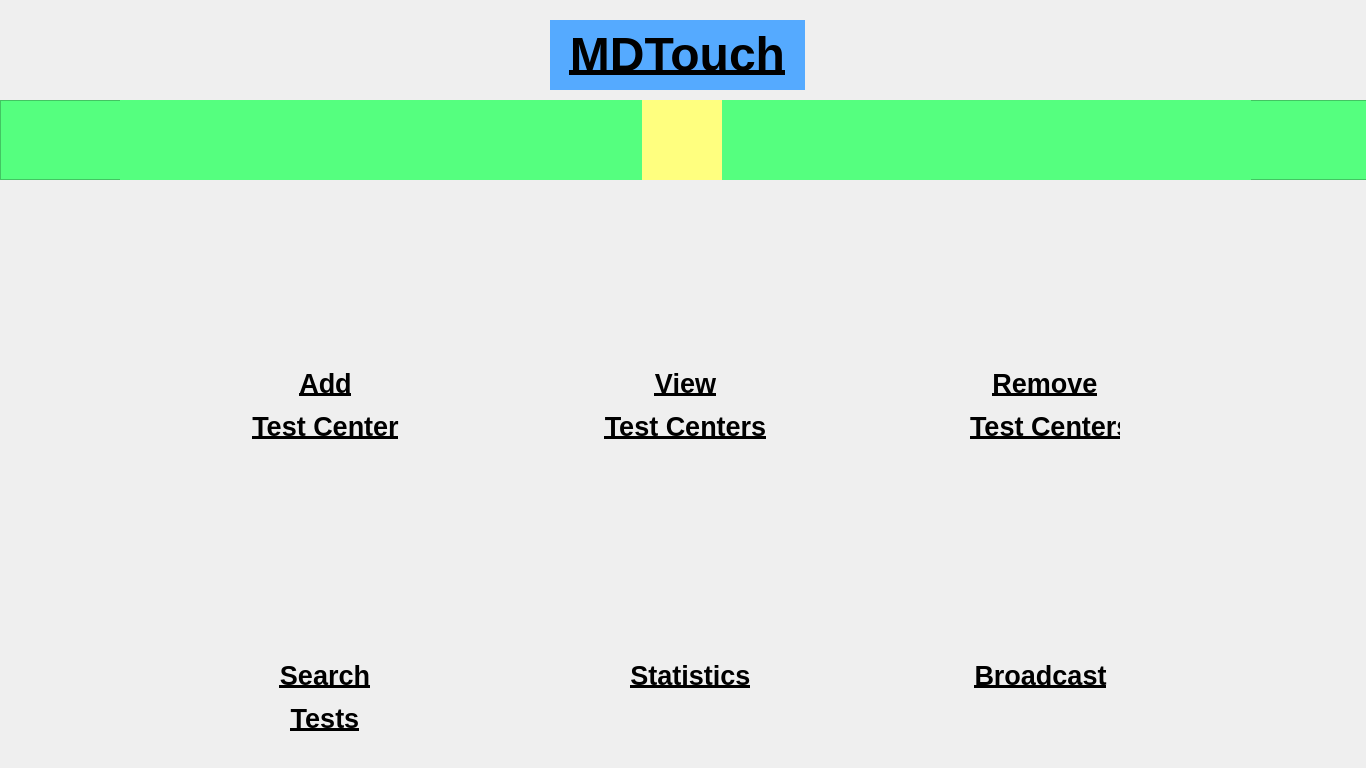
<?xml version="1.0" encoding="UTF-8"?>
<ui version="4.0">
 <class>TestCenter</class>
 <widget class="QMainWindow" name="TestCenter">
  <property name="geometry">
   <rect>
    <x>0</x>
    <y>0</y>
    <width>1366</width>
    <height>768</height>
   </rect>
  </property>
  <property name="windowTitle">
   <string>MainWindow</string>
  </property>
  <widget class="QWidget" name="centralwidget">
   <widget class="QPushButton" name="logout">
    <property name="geometry">
     <rect>
      <x>1240</x>
      <y>10</y>
      <width>101</width>
      <height>91</height>
     </rect>
    </property>
    <property name="styleSheet">
     <string notr="true">border:none;</string>
    </property>
    <property name="text">
     <string/>
    </property>
    <property name="icon">
     <iconset>
      <normaloff>../MdTouch/Images/logout.jpg</normaloff>../MdTouch/Images/logout.jpg</iconset>
    </property>
    <property name="iconSize">
     <size>
      <width>80</width>
      <height>80</height>
     </size>
    </property>
   </widget>
   <widget class="QPushButton" name="back">
    <property name="geometry">
     <rect>
      <x>30</x>
      <y>0</y>
      <width>101</width>
      <height>100</height>
     </rect>
    </property>
    <property name="styleSheet">
     <string notr="true">border:none;</string>
    </property>
    <property name="text">
     <string/>
    </property>
    <property name="icon">
     <iconset>
      <normaloff>../MdTouch/Images/back.png</normaloff>../MdTouch/Images/back.png</iconset>
    </property>
    <property name="iconSize">
     <size>
      <width>80</width>
      <height>80</height>
     </size>
    </property>
   </widget>
   <widget class="QLabel" name="title">
    <property name="geometry">
     <rect>
      <x>550</x>
      <y>20</y>
      <width>255</width>
      <height>70</height>
     </rect>
    </property>
    <property name="sizePolicy">
     <sizepolicy hsizetype="Fixed" vsizetype="Fixed">
      <horstretch>0</horstretch>
      <verstretch>0</verstretch>
     </sizepolicy>
    </property>
    <property name="minimumSize">
     <size>
      <width>0</width>
      <height>50</height>
     </size>
    </property>
    <property name="maximumSize">
     <size>
      <width>400</width>
      <height>70</height>
     </size>
    </property>
    <property name="styleSheet">
     <string notr="true">background-color: rgb(85, 170, 255);</string>
    </property>
    <property name="text">
     <string>&lt;!DOCTYPE HTML PUBLIC &quot;-//W3C//DTD HTML 4.0//EN&quot; &quot;http://www.w3.org/TR/REC-html40/strict.dtd&quot;&gt;
&lt;html&gt;&lt;head&gt;&lt;meta name=&quot;qrichtext&quot; content=&quot;1&quot; /&gt;&lt;style type=&quot;text/css&quot;&gt;
p, li { white-space: pre-wrap; }
&lt;/style&gt;&lt;/head&gt;&lt;body style=&quot; font-family:'MS Shell Dlg 2'; font-size:8pt; font-weight:400; font-style:normal;&quot;&gt;
&lt;p align=&quot;center&quot; style=&quot; margin-top:12px; margin-bottom:12px; margin-left:0px; margin-right:0px; -qt-block-indent:0; text-indent:0px;&quot;&gt;&lt;span style=&quot; font-size:36pt; font-weight:600; text-decoration: underline;&quot;&gt;MDTouch&lt;/span&gt;&lt;/p&gt;&lt;/body&gt;&lt;/html&gt;</string>
    </property>
   </widget>
   <widget class="QLabel" name="addTestCenterLabel">
    <property name="geometry">
     <rect>
      <x>240</x>
      <y>360</y>
      <width>171</width>
      <height>90</height>
     </rect>
    </property>
    <property name="sizePolicy">
     <sizepolicy hsizetype="Fixed" vsizetype="Fixed">
      <horstretch>0</horstretch>
      <verstretch>0</verstretch>
     </sizepolicy>
    </property>
    <property name="text">
     <string>&lt;html&gt;&lt;head/&gt;&lt;body&gt;&lt;p align=&quot;center&quot;&gt;&lt;span style=&quot; font-size:20pt; font-weight:600; text-decoration: underline;&quot;&gt;Add&lt;/span&gt;&lt;/p&gt;&lt;p align=&quot;center&quot;&gt;&lt;span style=&quot; font-size:20pt; font-weight:600; text-decoration: underline;&quot;&gt;Test Center&lt;/span&gt;&lt;/p&gt;&lt;/body&gt;&lt;/html&gt;</string>
    </property>
   </widget>
   <widget class="QLabel" name="broadcastLabel">
    <property name="geometry">
     <rect>
      <x>960</x>
      <y>660</y>
      <width>161</width>
      <height>61</height>
     </rect>
    </property>
    <property name="sizePolicy">
     <sizepolicy hsizetype="Fixed" vsizetype="Fixed">
      <horstretch>0</horstretch>
      <verstretch>0</verstretch>
     </sizepolicy>
    </property>
    <property name="text">
     <string>&lt;html&gt;&lt;head/&gt;&lt;body&gt;&lt;p align=&quot;center&quot;&gt;&lt;span style=&quot; font-size:20pt; font-weight:600; text-decoration: underline;&quot;&gt;Broadcast&lt;/span&gt;&lt;/p&gt;&lt;/body&gt;&lt;/html&gt;</string>
    </property>
    <property name="alignment">
     <set>Qt::AlignLeading|Qt::AlignLeft|Qt::AlignTop</set>
    </property>
   </widget>
   <widget class="QLabel" name="removeTestCentersLabel">
    <property name="geometry">
     <rect>
      <x>970</x>
      <y>360</y>
      <width>150</width>
      <height>90</height>
     </rect>
    </property>
    <property name="sizePolicy">
     <sizepolicy hsizetype="Fixed" vsizetype="Fixed">
      <horstretch>0</horstretch>
      <verstretch>0</verstretch>
     </sizepolicy>
    </property>
    <property name="text">
     <string>&lt;html&gt;&lt;head/&gt;&lt;body&gt;&lt;p align=&quot;center&quot;&gt;&lt;span style=&quot; font-size:20pt; font-weight:600; text-decoration: underline;&quot;&gt;Remove&lt;/span&gt;&lt;/p&gt;&lt;p align=&quot;center&quot;&gt;&lt;span style=&quot; font-size:20pt; font-weight:600; text-decoration: underline;&quot;&gt;Test Centers&lt;/span&gt;&lt;/p&gt;&lt;/body&gt;&lt;/html&gt;</string>
    </property>
   </widget>
   <widget class="QLabel" name="viewTestCentersLabel">
    <property name="geometry">
     <rect>
      <x>600</x>
      <y>360</y>
      <width>171</width>
      <height>90</height>
     </rect>
    </property>
    <property name="sizePolicy">
     <sizepolicy hsizetype="Fixed" vsizetype="Fixed">
      <horstretch>0</horstretch>
      <verstretch>0</verstretch>
     </sizepolicy>
    </property>
    <property name="text">
     <string>&lt;html&gt;&lt;head/&gt;&lt;body&gt;&lt;p align=&quot;center&quot;&gt;&lt;span style=&quot; font-size:20pt; font-weight:600; text-decoration: underline;&quot;&gt;View&lt;/span&gt;&lt;/p&gt;&lt;p align=&quot;center&quot;&gt;&lt;span style=&quot; font-size:20pt; font-weight:600; text-decoration: underline;&quot;&gt;Test Centers&lt;/span&gt;&lt;/p&gt;&lt;/body&gt;&lt;/html&gt;</string>
    </property>
   </widget>
   <widget class="QFrame" name="frame">
    <property name="geometry">
     <rect>
      <x>0</x>
      <y>100</y>
      <width>1371</width>
      <height>80</height>
     </rect>
    </property>
    <property name="styleSheet">
     <string notr="true">background-color: rgb(85, 255, 127);</string>
    </property>
    <property name="frameShape">
     <enum>QFrame::StyledPanel</enum>
    </property>
    <property name="frameShadow">
     <enum>QFrame::Raised</enum>
    </property>
    <widget class="QWidget" name="horizontalLayoutWidget_3">
     <property name="geometry">
      <rect>
       <x>120</x>
       <y>0</y>
       <width>1131</width>
       <height>80</height>
      </rect>
     </property>
     <layout class="QHBoxLayout" name="horizontalLayout_4">
      <item>
       <widget class="QPushButton" name="hospitals">
        <property name="maximumSize">
         <size>
          <width>80</width>
          <height>80</height>
         </size>
        </property>
        <property name="styleSheet">
         <string notr="true">border:none;</string>
        </property>
        <property name="text">
         <string/>
        </property>
        <property name="icon">
         <iconset>
          <normaloff>../MdTouch/Images/hospital.png</normaloff>../MdTouch/Images/hospital.png</iconset>
        </property>
        <property name="iconSize">
         <size>
          <width>50</width>
          <height>50</height>
         </size>
        </property>
       </widget>
      </item>
      <item>
       <widget class="QPushButton" name="events">
        <property name="maximumSize">
         <size>
          <width>80</width>
          <height>80</height>
         </size>
        </property>
        <property name="styleSheet">
         <string notr="true">border:none;</string>
        </property>
        <property name="text">
         <string/>
        </property>
        <property name="icon">
         <iconset>
          <normaloff>../MdTouch/Images/event.jpg</normaloff>../MdTouch/Images/event.jpg</iconset>
        </property>
        <property name="iconSize">
         <size>
          <width>50</width>
          <height>50</height>
         </size>
        </property>
       </widget>
      </item>
      <item>
       <widget class="QPushButton" name="bloodBank">
        <property name="maximumSize">
         <size>
          <width>80</width>
          <height>80</height>
         </size>
        </property>
        <property name="styleSheet">
         <string notr="true">border:none;</string>
        </property>
        <property name="text">
         <string/>
        </property>
        <property name="icon">
         <iconset>
          <normaloff>../MdTouch/Images/bloodbank.png</normaloff>../MdTouch/Images/bloodbank.png</iconset>
        </property>
        <property name="iconSize">
         <size>
          <width>50</width>
          <height>50</height>
         </size>
        </property>
       </widget>
      </item>
      <item>
       <widget class="QPushButton" name="testCenters">
        <property name="maximumSize">
         <size>
          <width>80</width>
          <height>80</height>
         </size>
        </property>
        <property name="styleSheet">
         <string notr="true">background-color: rgb(255, 255, 127);
border:none;</string>
        </property>
        <property name="text">
         <string/>
        </property>
        <property name="icon">
         <iconset>
          <normaloff>../MdTouch/Images/test_2.png</normaloff>../MdTouch/Images/test_2.png</iconset>
        </property>
        <property name="iconSize">
         <size>
          <width>50</width>
          <height>50</height>
         </size>
        </property>
       </widget>
      </item>
      <item>
       <widget class="QPushButton" name="doctors">
        <property name="maximumSize">
         <size>
          <width>80</width>
          <height>80</height>
         </size>
        </property>
        <property name="styleSheet">
         <string notr="true">border:none;</string>
        </property>
        <property name="text">
         <string/>
        </property>
        <property name="icon">
         <iconset>
          <normaloff>../MdTouch/Images/doctor.png</normaloff>../MdTouch/Images/doctor.png</iconset>
        </property>
        <property name="iconSize">
         <size>
          <width>50</width>
          <height>50</height>
         </size>
        </property>
       </widget>
      </item>
      <item>
       <widget class="QPushButton" name="dispensary">
        <property name="maximumSize">
         <size>
          <width>80</width>
          <height>80</height>
         </size>
        </property>
        <property name="styleSheet">
         <string notr="true">border:none;</string>
        </property>
        <property name="text">
         <string/>
        </property>
        <property name="icon">
         <iconset>
          <normaloff>../MdTouch/Images/dispensary.png</normaloff>../MdTouch/Images/dispensary.png</iconset>
        </property>
        <property name="iconSize">
         <size>
          <width>50</width>
          <height>50</height>
         </size>
        </property>
       </widget>
      </item>
      <item>
       <widget class="QPushButton" name="emergency">
        <property name="maximumSize">
         <size>
          <width>80</width>
          <height>80</height>
         </size>
        </property>
        <property name="styleSheet">
         <string notr="true">border:none;</string>
        </property>
        <property name="text">
         <string/>
        </property>
        <property name="icon">
         <iconset>
          <normaloff>../MdTouch/Images/ambulance.png</normaloff>../MdTouch/Images/ambulance.png</iconset>
        </property>
        <property name="iconSize">
         <size>
          <width>50</width>
          <height>50</height>
         </size>
        </property>
       </widget>
      </item>
     </layout>
    </widget>
   </widget>
   <widget class="QLabel" name="searchTestsLabel">
    <property name="geometry">
     <rect>
      <x>250</x>
      <y>660</y>
      <width>150</width>
      <height>90</height>
     </rect>
    </property>
    <property name="sizePolicy">
     <sizepolicy hsizetype="Fixed" vsizetype="Fixed">
      <horstretch>0</horstretch>
      <verstretch>0</verstretch>
     </sizepolicy>
    </property>
    <property name="text">
     <string>&lt;html&gt;&lt;head/&gt;&lt;body&gt;&lt;p align=&quot;center&quot;&gt;&lt;span style=&quot; font-size:20pt; font-weight:600; text-decoration: underline;&quot;&gt;Search&lt;/span&gt;&lt;/p&gt;&lt;p align=&quot;center&quot;&gt;&lt;span style=&quot; font-size:20pt; font-weight:600; text-decoration: underline;&quot;&gt;Tests&lt;/span&gt;&lt;/p&gt;&lt;/body&gt;&lt;/html&gt;</string>
    </property>
    <property name="alignment">
     <set>Qt::AlignLeading|Qt::AlignLeft|Qt::AlignTop</set>
    </property>
   </widget>
   <widget class="QWidget" name="horizontalLayoutWidget">
    <property name="geometry">
     <rect>
      <x>40</x>
      <y>230</y>
      <width>1291</width>
      <height>151</height>
     </rect>
    </property>
    <layout class="QHBoxLayout" name="horizontalLayout">
     <item>
      <widget class="QPushButton" name="addTestCenter">
       <property name="maximumSize">
        <size>
         <width>120</width>
         <height>120</height>
        </size>
       </property>
       <property name="styleSheet">
        <string notr="true">border:none;</string>
       </property>
       <property name="text">
        <string/>
       </property>
       <property name="icon">
        <iconset>
         <normaloff>../MdTouch/Images/add_testCenter.png</normaloff>../MdTouch/Images/add_testCenter.png</iconset>
       </property>
       <property name="iconSize">
        <size>
         <width>100</width>
         <height>100</height>
        </size>
       </property>
      </widget>
     </item>
     <item>
      <widget class="QPushButton" name="viewTestCenter">
       <property name="sizePolicy">
        <sizepolicy hsizetype="Fixed" vsizetype="Fixed">
         <horstretch>0</horstretch>
         <verstretch>0</verstretch>
        </sizepolicy>
       </property>
       <property name="maximumSize">
        <size>
         <width>120</width>
         <height>120</height>
        </size>
       </property>
       <property name="styleSheet">
        <string notr="true">border:none;</string>
       </property>
       <property name="text">
        <string/>
       </property>
       <property name="icon">
        <iconset>
         <normaloff>../MdTouch/Images/search_testCenters.png</normaloff>../MdTouch/Images/search_testCenters.png</iconset>
       </property>
       <property name="iconSize">
        <size>
         <width>100</width>
         <height>100</height>
        </size>
       </property>
      </widget>
     </item>
     <item>
      <widget class="QPushButton" name="removeTestCenter">
       <property name="maximumSize">
        <size>
         <width>120</width>
         <height>120</height>
        </size>
       </property>
       <property name="styleSheet">
        <string notr="true">border:none;</string>
       </property>
       <property name="text">
        <string/>
       </property>
       <property name="icon">
        <iconset>
         <normaloff>../MdTouch/Images/remove_testCenters.png</normaloff>../MdTouch/Images/remove_testCenters.png</iconset>
       </property>
       <property name="iconSize">
        <size>
         <width>125</width>
         <height>125</height>
        </size>
       </property>
      </widget>
     </item>
    </layout>
   </widget>
   <widget class="QLabel" name="statisticsLabel">
    <property name="geometry">
     <rect>
      <x>620</x>
      <y>660</y>
      <width>141</width>
      <height>41</height>
     </rect>
    </property>
    <property name="sizePolicy">
     <sizepolicy hsizetype="Fixed" vsizetype="Fixed">
      <horstretch>0</horstretch>
      <verstretch>0</verstretch>
     </sizepolicy>
    </property>
    <property name="text">
     <string>&lt;html&gt;&lt;head/&gt;&lt;body&gt;&lt;p align=&quot;center&quot;&gt;&lt;span style=&quot; font-size:20pt; font-weight:600; text-decoration: underline;&quot;&gt;Statistics&lt;/span&gt;&lt;/p&gt;&lt;/body&gt;&lt;/html&gt;</string>
    </property>
    <property name="alignment">
     <set>Qt::AlignLeading|Qt::AlignLeft|Qt::AlignTop</set>
    </property>
   </widget>
   <widget class="QWidget" name="horizontalLayoutWidget_2">
    <property name="geometry">
     <rect>
      <x>40</x>
      <y>520</y>
      <width>1291</width>
      <height>161</height>
     </rect>
    </property>
    <layout class="QHBoxLayout" name="horizontalLayout_2">
     <item>
      <widget class="QPushButton" name="searchTests">
       <property name="sizePolicy">
        <sizepolicy hsizetype="Fixed" vsizetype="Fixed">
         <horstretch>0</horstretch>
         <verstretch>0</verstretch>
        </sizepolicy>
       </property>
       <property name="maximumSize">
        <size>
         <width>120</width>
         <height>120</height>
        </size>
       </property>
       <property name="styleSheet">
        <string notr="true">border:none;</string>
       </property>
       <property name="text">
        <string/>
       </property>
       <property name="icon">
        <iconset>
         <normaloff>../MdTouch/Images/search_test.png</normaloff>../MdTouch/Images/search_test.png</iconset>
       </property>
       <property name="iconSize">
        <size>
         <width>100</width>
         <height>100</height>
        </size>
       </property>
      </widget>
     </item>
     <item>
      <widget class="QPushButton" name="statistics">
       <property name="sizePolicy">
        <sizepolicy hsizetype="Fixed" vsizetype="Fixed">
         <horstretch>0</horstretch>
         <verstretch>0</verstretch>
        </sizepolicy>
       </property>
       <property name="maximumSize">
        <size>
         <width>120</width>
         <height>120</height>
        </size>
       </property>
       <property name="styleSheet">
        <string notr="true">border:none;</string>
       </property>
       <property name="text">
        <string/>
       </property>
       <property name="icon">
        <iconset>
         <normaloff>../MdTouch/Images/event_statistics.png</normaloff>../MdTouch/Images/event_statistics.png</iconset>
       </property>
       <property name="iconSize">
        <size>
         <width>100</width>
         <height>100</height>
        </size>
       </property>
      </widget>
     </item>
     <item>
      <widget class="QPushButton" name="broadcast">
       <property name="sizePolicy">
        <sizepolicy hsizetype="Fixed" vsizetype="Fixed">
         <horstretch>0</horstretch>
         <verstretch>0</verstretch>
        </sizepolicy>
       </property>
       <property name="maximumSize">
        <size>
         <width>120</width>
         <height>120</height>
        </size>
       </property>
       <property name="styleSheet">
        <string notr="true">border:none;</string>
       </property>
       <property name="text">
        <string/>
       </property>
       <property name="icon">
        <iconset>
         <normaloff>../MdTouch/Images/broadcast.png</normaloff>../MdTouch/Images/broadcast.png</iconset>
       </property>
       <property name="iconSize">
        <size>
         <width>100</width>
         <height>100</height>
        </size>
       </property>
      </widget>
     </item>
    </layout>
   </widget>
   <widget class="QPushButton" name="inbox">
    <property name="geometry">
     <rect>
      <x>1130</x>
      <y>0</y>
      <width>80</width>
      <height>80</height>
     </rect>
    </property>
    <property name="maximumSize">
     <size>
      <width>100</width>
      <height>100</height>
     </size>
    </property>
    <property name="styleSheet">
     <string notr="true">border:none;</string>
    </property>
    <property name="text">
     <string/>
    </property>
    <property name="icon">
     <iconset>
      <normaloff>../MdTouch/Images/inbox.png</normaloff>../MdTouch/Images/inbox.png</iconset>
    </property>
    <property name="iconSize">
     <size>
      <width>80</width>
      <height>80</height>
     </size>
    </property>
   </widget>
  </widget>
 </widget>
 <resources/>
 <connections/>
</ui>
